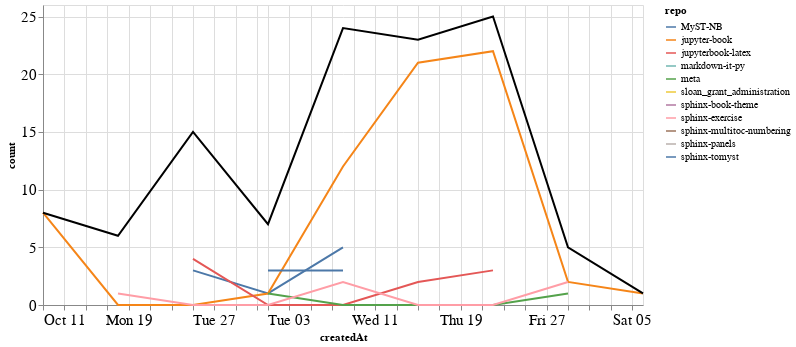

The notebook cell this image was saved under:
### Markdown cell above
### Comments

### Code cell
comments_time = comments.groupby('repo').resample('W', on='createdAt').count()['author'].reset_index()
comments_time = comments_time.rename(columns={'author': 'count'})
comments_time_total = comments_time.groupby('createdAt').agg({"count": "sum"}).reset_index()
ch1 = alt.Chart(comments_time, width=600).mark_line().encode(
    x='createdAt',
    y='count',
    color='repo',
    tooltip="repo"
)

ch2 = alt.Chart(comments_time_total, width=600).mark_line(color="black").encode(
    x='createdAt',
    y='count',
)

ch1 + ch2

### Figure 1 — Vega-Lite specification as saved in the notebook (floating-point values rounded to 4 significant figures)
{"config": {"axisLeft": {"labelFontSize": 15}, "axisBottom": {"labelFontSize": 15}}, "layer": [{"data": {"name": "data-56f98630166672282c20e1a8ad28a5f2"}, "mark": "line", "encoding": {"color": {"type": "nominal", "field": "repo"}, "tooltip": {"type": "nominal", "field": "repo"}, "x": {"type": "temporal", "field": "createdAt"}, "y": {"type": "quantitative", "field": "count"}}, "width": 600}, {"data": {"name": "data-2d22c600501a869d15450c4f3ba32355"}, "mark": {"type": "line", "color": "black"}, "encoding": {"x": {"type": "temporal", "field": "createdAt"}, "y": {"type": "quantitative", "field": "count"}}, "width": 600}], "$schema": "https://vega.github.io/schema/vega-lite/v4.8.1.json", "datasets": {"data-56f98630166672282c20e1a8ad28a5f2": [{"repo": "MyST-NB", "createdAt": "2020-10-25T00:00:00", "count": 3}, {"repo": "MyST-NB", "createdAt": "2020-11-01T00:00:00", "count": 1}, {"repo": "MyST-NB", "createdAt": "2020-11-08T00:00:00", "count": 5}, {"repo": "jupyter-book", "createdAt": "2020-10-11T00:00:00", "count": 8}, {"repo": "jupyter-book", "createdAt": "2020-10-18T00:00:00", "count": 0}, {"repo": "jupyter-book", "createdAt": "2020-10-25T00:00:00", "count": 0}, {"repo": "jupyter-book", "createdAt": "2020-11-01T00:00:00", "count": 1}, {"repo": "jupyter-book", "createdAt": "2020-11-08T00:00:00", "count": 12}, {"repo": "jupyter-book", "createdAt": "2020-11-15T00:00:00", "count": 21}, {"repo": "jupyter-book", "createdAt": "2020-11-22T00:00:00", "count": 22}, {"repo": "jupyter-book", "createdAt": "2020-11-29T00:00:00", "count": 2}, {"repo": "jupyter-book", "createdAt": "2020-12-06T00:00:00", "count": 1}, {"repo": "jupyterbook-latex", "createdAt": "2020-10-25T00:00:00", "count": 4}, {"repo": "jupyterbook-latex", "createdAt": "2020-11-01T00:00:00", "count": 0}, {"repo": "jupyterbook-latex", "createdAt": "2020-11-08T00:00:00", "count": 0}, {"repo": "jupyterbook-latex", "createdAt": "2020-11-15T00:00:00", "count": 2}, {"repo": "jupyterbook-latex", "createdAt": "2020-11-22T00:00:00", "count": 3}, {"repo": "markdown-it-py", "createdAt": "2020-10-25T00:00:00", "count": 8}, {"repo": "meta", "createdAt": "2020-11-01T00:00:00", "count": 1}, {"repo": "meta", "createdAt": "2020-11-08T00:00:00", "count": 0}, {"repo": "meta", "createdAt": "2020-11-15T00:00:00", "count": 0}, {"repo": "meta", "createdAt": "2020-11-22T00:00:00", "count": 0}, {"repo": "meta", "createdAt": "2020-11-29T00:00:00", "count": 1}, {"repo": "sloan_grant_administration", "createdAt": "2020-10-18T00:00:00", "count": 2}, {"repo": "sphinx-book-theme", "createdAt": "2020-11-08T00:00:00", "count": 2}, {"repo": "sphinx-exercise", "createdAt": "2020-10-18T00:00:00", "count": 1}, {"repo": "sphinx-exercise", "createdAt": "2020-10-25T00:00:00", "count": 0}, {"repo": "sphinx-exercise", "createdAt": "2020-11-01T00:00:00", "count": 0}, {"repo": "sphinx-exercise", "createdAt": "2020-11-08T00:00:00", "count": 2}, {"repo": "sphinx-exercise", "createdAt": "2020-11-15T00:00:00", "count": 0}, {"repo": "sphinx-exercise", "createdAt": "2020-11-22T00:00:00", "count": 0}, {"repo": "sphinx-exercise", "createdAt": "2020-11-29T00:00:00", "count": 2}, {"repo": "sphinx-multitoc-numbering", "createdAt": "2020-11-01T00:00:00", "count": 1}, {"repo": "sphinx-panels", "createdAt": "2020-10-18T00:00:00", "count": 3}, {"repo": "sphinx-tomyst", "createdAt": "2020-11-01T00:00:00", "count": 3}, {"repo": "sphinx-tomyst", "createdAt": "2020-11-08T00:00:00", "count": 3}], "data-2d22c600501a869d15450c4f3ba32355": [{"createdAt": "2020-10-11T00:00:00", "count": 8}, {"createdAt": "2020-10-18T00:00:00", "count": 6}, {"createdAt": "2020-10-25T00:00:00", "count": 15}, {"createdAt": "2020-11-01T00:00:00", "count": 7}, {"createdAt": "2020-11-08T00:00:00", "count": 24}, {"createdAt": "2020-11-15T00:00:00", "count": 23}, {"createdAt": "2020-11-22T00:00:00", "count": 25}, {"createdAt": "2020-11-29T00:00:00", "count": 5}, {"createdAt": "2020-12-06T00:00:00", "count": 1}]}}
